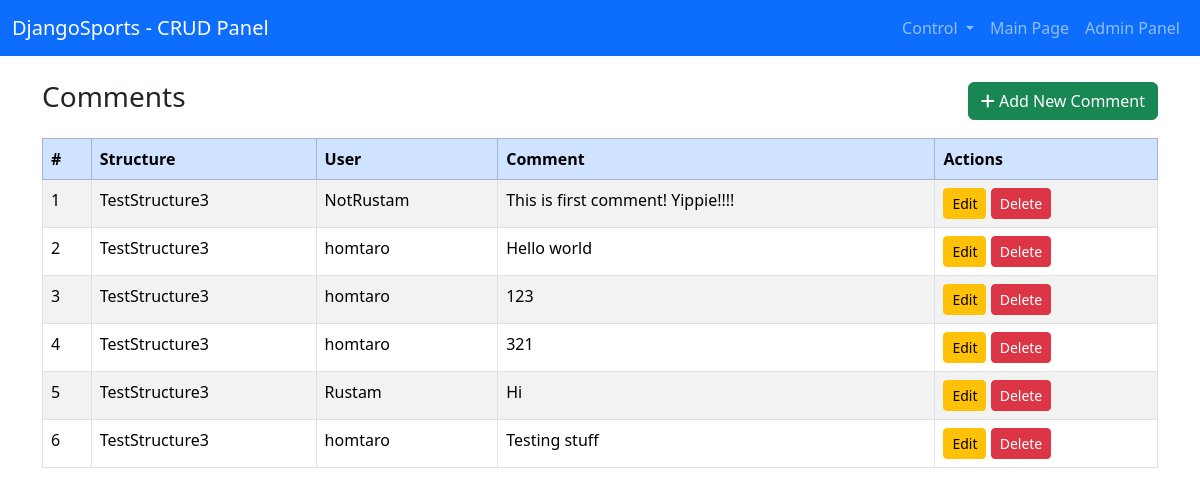
The page /comments/ (signed in) on the database its author committed.
### djangoSportApp/models.py (models this page shows, shortened)
class Comment(models.Model):
    sport_structure = models.ForeignKey(SportStructure, on_delete=models.CASCADE, related_name='comments')
    user = models.ForeignKey('auth.User', on_delete=models.CASCADE)
    text = models.TextField()
    created_at = models.DateTimeField(auto_now_add=True)
    is_approved = models.BooleanField(default=True)  # For moderation

class SportStructure(models.Model):
    name = models.CharField(max_length=255)
    description = models.TextField()
    rating = models.FloatField(default=0)  # Average rating (updated separately)
    category = models.ForeignKey('Category', on_delete=models.SET_NULL, null=True, related_name='structures')
    address = models.CharField(max_length=255)
    tags = models.ManyToManyField('Tag', related_name='structures')
    def __str__(self):
        return self.name

### djangoSportApp/views.py (the view)
# urls.py: path('comments/', views.comment_list, name='comments_list'),
@permission_required('djangoSportApp.view_comment', raise_exception=True)
def comment_list(request):
    comments = Comment.objects.all()
    return render(request, 'crud/comment_list.html', {'comments': comments})

### templates/crud/comment_list.html (shortened to what this page needs)
{% extends 'crud/crud-base.html' %}
{% block crud_content %}
        <div class="d-flex justify-content-between align-items-center mb-3">
            <h3>Comments</h3>
            <a href="{% url 'comments_create' %}" class="btn btn-success"><i class="fas fa-plus"></i> Add New Comment</a>
        </div>
        <table class="table table-striped table-bordered">
            <thead class="table-primary">
            <tr>
                <th>#</th>
                <th>Structure</th>
                <th>User</th>
                <th>Comment</th>
                <th>Actions</th>
            </tr>
            </thead>
            <tbody>
            {% for comment in comments %}
                <tr>
                    <td>{{ forloop.counter }}</td>
                    <td>{{ comment.sport_structure }}</td>
                    <td>{{ comment.user }}</td>
                    <td>{{ comment.text }}</td>
                    <td>
                        <a href="{% url 'comments_update' comment.id %}" class="btn btn-warning btn-sm">Edit</a>
                        <a href="{% url 'comments_delete' comment.id %}" class="btn btn-danger btn-sm">Delete</a>
                    </td>
                </tr>
            {% endfor %}
            </tbody>
        </table>
{% endblock %}

### rows shown on the page
Comment: sport_structure "TestStructure3", user "NotRustam", text "This is first comment! Yippie!!!!"
Comment: sport_structure "TestStructure3", user "homtaro", text "Hello world"
Comment: sport_structure "TestStructure3", user "homtaro", text "123"
Comment: sport_structure "TestStructure3", user "homtaro", text "321"
Comment: sport_structure "TestStructure3", user "Rustam", text "Hi"
Comment: sport_structure "TestStructure3", user "homtaro", text "Testing stuff"
